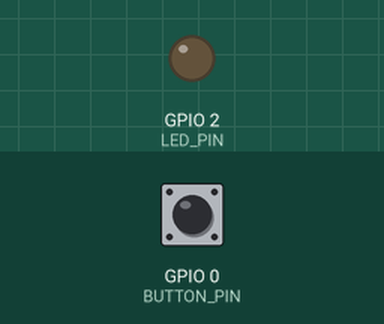
Simulated run of this sketch. Board: ESP32-S3. Parts: output pins drawn as LEDs (lit = HIGH). Dashed ring = blinking. Inputs (shaded band) come from the test bench; at power-on: GPIO 0 (BUTTON_PIN) HIGH. What the sketch prints to the serial monitor is not drawn.

Above: at 1.7 s.
1.8 s: GPIO 0 (BUTTON_PIN) pulled LOW for 0.15 s
At 1.87 s:
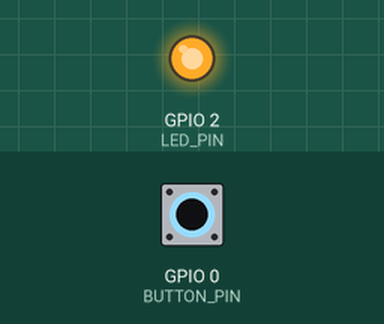
3.4 s: GPIO 0 (BUTTON_PIN) pulled LOW for 1 s
At 5.4 s:
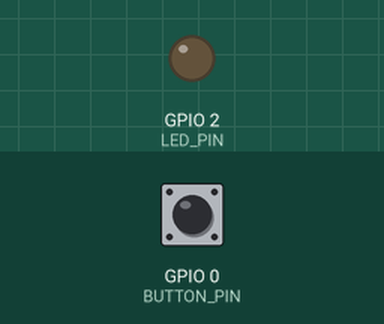
7.4 s: GPIO 0 (BUTTON_PIN) pulsed LOW 2 times (0.12 s each, 0.3 s apart)
At 7.46 s:
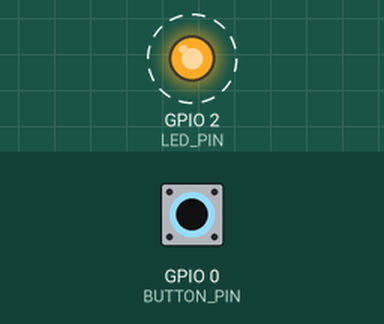
10.8 s: GPIO 0 (BUTTON_PIN) pulsed LOW 5 times (0.12 s each, 0.3 s apart)
At 13.2 s:
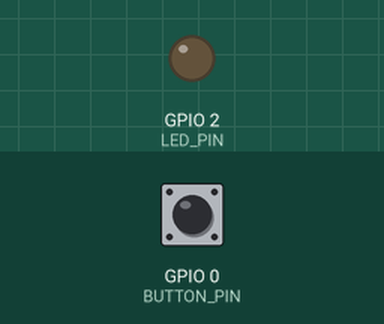
Timing chart, 0 to 14.7 s (numbered marks = the images above; inputs shaded):
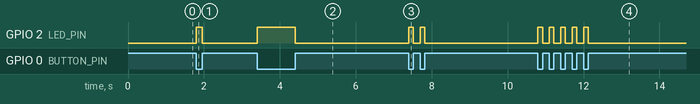

Measured:
- after the input at 1.8 s, GPIO 2 (LED_PIN): LOW → HIGH at once, → LOW 0.15 s later
- after the input at 3.4 s, GPIO 2 (LED_PIN): LOW → HIGH at once, → LOW 1.0 s later
- after the input at 7.4 s, GPIO 2 (LED_PIN): alternates HIGH for 0.12 s and LOW for 0.18 s, 4 changes in all, then stays LOW, starting at once
- after the input at 10.8 s, GPIO 2 (LED_PIN): alternates HIGH for 0.12 s and LOW for 0.18 s, 10 changes in all, then stays LOW, starting at once

The sketch:

projet_test_morsecode.ino
```cpp
/*
  ESP32 WiFi Morse Code Decoder
  Target: Freenove ESP32-S3-WROOM

  Creates a WiFi access point, hosts a web interface that displays
  real-time Morse code input decoded from the BOOT button.

  - Short press (<300ms) : dot   — LED flickers
  - Long press  (>=300ms): dash  — LED stays on until release
  - 1.5s silence          : end of letter, auto-decode
  - 3.5s silence          : word gap (space added)
*/

#include <WiFi.h>
#include <WebServer.h>

// ========================
//  PIN DEFINITIONS
// ========================
#define LED_PIN    2   // Onboard LED (change to 48 if your board uses NeoPixel)
#define BUTTON_PIN 0   // BOOT button

// ========================
//  NETWORK
// ========================
const char* AP_SSID = "ESP32-Morse";
const char* AP_PASS = "12345678";

// ========================
//  MORSE TIMING (ms)
// ========================
const unsigned long DASH_THRESHOLD = 300;   // below = dot, at or above = dash
const unsigned long CHAR_GAP       = 1500;  // silence to end a character
const unsigned long WORD_GAP       = 3500;  // silence to start a new word

// ========================
//  MORSE LOOKUP TABLE
// ========================
const struct { const char* code; char ch; } MORSE[] = {
  {".-",'A'},{"-...",'B'},{"-.-.",'C'},{"-..",'D'},{".",'E'},
  {"..-.",'F'},{"--.",'G'},{"....",'H'},{"..",'I'},{".---",'J'},
  {"-.-",'K'},{".-..",'L'},{"--",'M'},{"-.",'N'},{"---",'O'},
  {".--.",'P'},{"--.-",'Q'},{".-.",'R'},{"...",'S'},{"-",'T'},
  {"..-",'U'},{"...-",'V'},{".--",'W'},{"-..-",'X'},{"-.--",'Y'},
  {"--..",'Z'},{"-----",'0'},{".----",'1'},{"..---",'2'},
  {"...--",'3'},{"....-",'4'},{".....",'5'},{"-....", '6'},
  {"--...", '7'},{"---..", '8'},{"----.", '9'}
};

char decodeMorse(const String& code) {
  for (const auto& e : MORSE) {
    if (code.equals(e.code)) return e.ch;
  }
  return '?';
}

// ========================
//  STATE
// ========================
String currentMorse  = "";  // symbol sequence for the character being typed
String decodedText   = "";  // full decoded message

bool          buttonWasPressed = false;
unsigned long pressStart       = 0;
unsigned long lastRelease      = 0;

// ========================
//  WEB SERVER
// ========================
WebServer server(80);

const char HTML[] PROGMEM = R"rawhtml(
<!DOCTYPE html>
<html lang="fr">
<head>
<meta charset="UTF-8">
<meta name="viewport" content="width=device-width,initial-scale=1">
<title>Morse ESP32</title>
<style>
  *{box-sizing:border-box;margin:0;padding:0}
  body{font-family:Arial,sans-serif;background:#0d1117;color:#c9d1d9;min-height:100vh;padding:20px}
  h1{text-align:center;color:#58a6ff;margin-bottom:20px;font-size:1.5em}
  .card{background:#161b22;border:1px solid #30363d;border-radius:12px;padding:16px;margin-bottom:16px}
  .label{font-size:.75em;color:#8b949e;text-transform:uppercase;letter-spacing:1px;margin-bottom:8px}
  .morse-display{font-size:2.2em;letter-spacing:6px;min-height:52px;color:#f0883e;font-family:monospace}
  .text-display{font-size:1.6em;min-height:52px;color:#3fb950;font-family:monospace;word-break:break-all;white-space:pre-wrap}
  .btn-row{display:flex;gap:10px;justify-content:center}
  button{background:#21262d;border:1px solid #30363d;color:#c9d1d9;padding:10px 28px;border-radius:8px;cursor:pointer;font-size:.95em;transition:.2s}
  button:hover{background:#30363d;border-color:#58a6ff;color:#58a6ff}
  .guide{font-size:.82em;color:#8b949e;line-height:2}
  .dot{color:#3fb950}.dash{color:#f0883e}
  #status{text-align:center;font-size:.75em;color:#8b949e;margin-top:10px}
</style>
</head>
<body>
<h1>&#128225; ESP32 Morse Code</h1>

<div class="card">
  <div class="label">Lettre en cours</div>
  <div class="morse-display" id="cur">&#8212;</div>
</div>

<div class="card">
  <div class="label">Message d&eacute;cod&eacute;</div>
  <div class="text-display" id="msg">En attente...</div>
</div>

<div class="card btn-row">
  <button onclick="req('/clear')">&#128465; Effacer</button>
  <button onclick="req('/backspace')">&#9003; Retour</button>
  <button onclick="req('/space')">&#9251; Espace</button>
</div>

<div class="card guide">
  <b>Guide :</b><br>
  Appui court (&lt;300ms) = <span class="dot">&#9679; point</span><br>
  Appui long (&ge;300ms) = <span class="dash">&#8212; tiret</span><br>
  Silence 1.5s = fin de lettre<br>
  Silence 3.5s = nouveau mot
</div>

<div id="status">Connexion...</div>

<script>
function fmt(s){
  return s.replace(/\./g,'<span class="dot">&#9679;</span> ')
          .replace(/-/g,'<span class="dash">&#8212;</span> ');
}
function req(url){fetch(url);}
function poll(){
  fetch('/state').then(r=>r.json()).then(d=>{
    document.getElementById('cur').innerHTML = d.cur ? fmt(d.cur) : '&#8212;';
    document.getElementById('msg').innerText = d.msg || 'En attente...';
    document.getElementById('status').innerText = 'Connect&#233; &#10003; | ' + new Date().toLocaleTimeString();
  }).catch(()=>{
    document.getElementById('status').innerText = 'D&#233;connect&#233;...';
  });
}
setInterval(poll, 250);
poll();
</script>
</body>
</html>
)rawhtml";

void onRoot()      { server.send_P(200, "text/html", HTML); }

void onState() {
  String json = "{\"cur\":\"" + currentMorse + "\",\"msg\":\"" + decodedText + "\"}";
  server.send(200, "application/json", json);
}

void onClear() {
  currentMorse = "";
  decodedText  = "";
  server.send(200, "text/plain", "ok");
}

void onBackspace() {
  if (decodedText.length() > 0)
    decodedText.remove(decodedText.length() - 1);
  server.send(200, "text/plain", "ok");
}

void onSpace() {
  if (decodedText.length() > 0 && decodedText.charAt(decodedText.length() - 1) != ' ')
    decodedText += ' ';
  server.send(200, "text/plain", "ok");
}

// ========================
//  SETUP
// ========================
void setup() {
  Serial.begin(115200);
  delay(500);

  pinMode(BUTTON_PIN, INPUT_PULLUP);
  pinMode(LED_PIN, OUTPUT);
  digitalWrite(LED_PIN, LOW);

  WiFi.softAP(AP_SSID, AP_PASS);
  IPAddress ip = WiFi.softAPIP();

  Serial.println(F("\n================================"));
  Serial.println(F("   ESP32 - Morse Code Decoder"));
  Serial.println(F("================================"));
  Serial.print(F("SSID      : ")); Serial.println(AP_SSID);
  Serial.print(F("Mot passe : ")); Serial.println(AP_PASS);
  Serial.print(F("URL       : http://")); Serial.println(ip);
  Serial.println(F("================================"));
  Serial.println(F("Court (<300ms) = point   Long (>=300ms) = tiret\n"));

  server.on("/",          onRoot);
  server.on("/state",     onState);
  server.on("/clear",     onClear);
  server.on("/backspace", onBackspace);
  server.on("/space",     onSpace);
  server.begin();
}

// ========================
//  LOOP
// ========================
void loop() {
  server.handleClient();

  bool pressed = (digitalRead(BUTTON_PIN) == LOW);
  unsigned long now = millis();

  // Button just pressed
  if (pressed && !buttonWasPressed) {
    pressStart = now;
    digitalWrite(LED_PIN, HIGH);
  }

  // Button just released
  if (!pressed && buttonWasPressed) {
    unsigned long dur = now - pressStart;
    digitalWrite(LED_PIN, LOW);
    lastRelease = now;

    if (dur < DASH_THRESHOLD) {
      currentMorse += '.';
      Serial.print(F(". "));
    } else {
      currentMorse += '-';
      Serial.print(F("- "));
    }
  }

  // Check for letter/word gap while idle
  if (!pressed && currentMorse.length() > 0 && lastRelease > 0) {
    unsigned long gap = now - lastRelease;

    if (gap >= WORD_GAP) {
      char c = decodeMorse(currentMorse);
      decodedText += c;
      decodedText += ' ';
      Serial.println();
      Serial.print(F(">> Word: ")); Serial.println(decodedText);
      currentMorse = "";
      lastRelease  = 0;

    } else if (gap >= CHAR_GAP) {
      char c = decodeMorse(currentMorse);
      decodedText += c;
      Serial.println();
      Serial.print(F(">> Char: ")); Serial.println(String(c));
      Serial.print(F(">> Text: ")); Serial.println(decodedText);
      currentMorse = "";
      lastRelease  = 0;
    }
  }

  buttonWasPressed = pressed;
}
```
